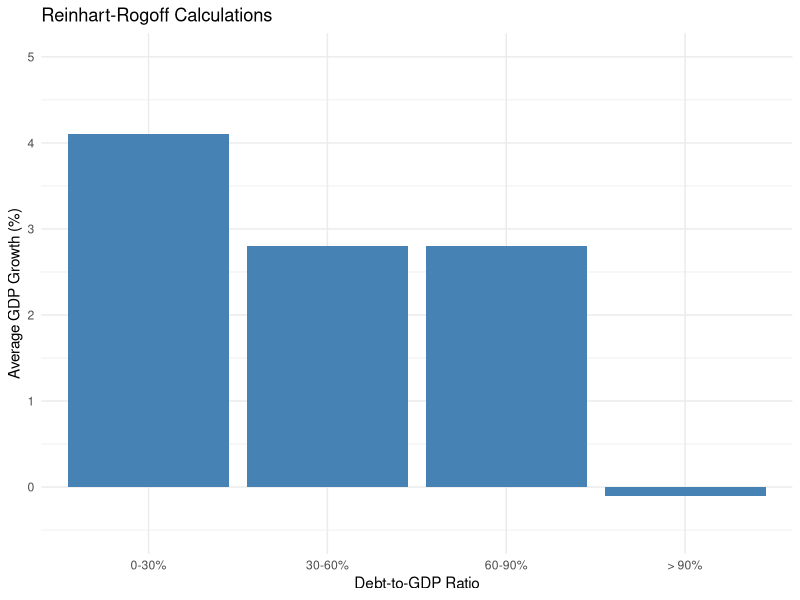
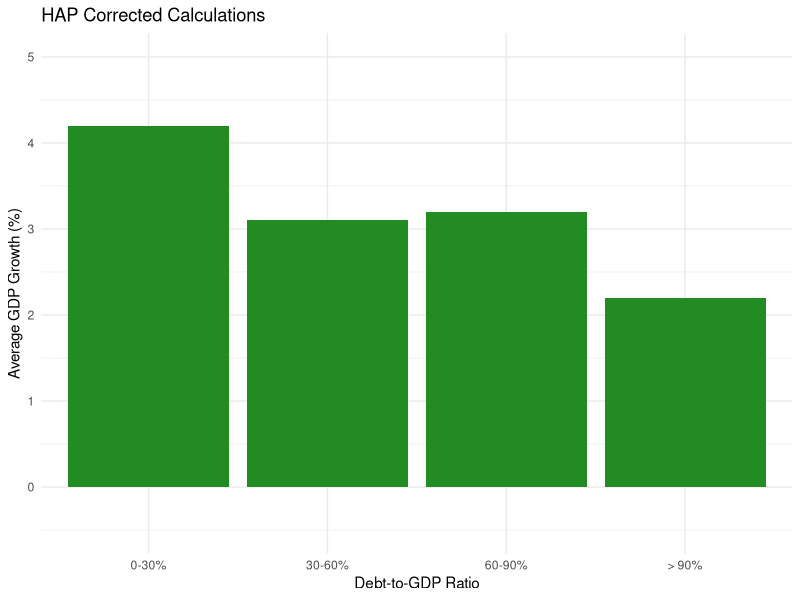

Here is the R script that generated these plots, in order: (Note: this script raises an error after producing the figures.)
## ---- chunk 1
#| label: setup
#| echo: false

library(tidyverse)
## ---- chunk 2
#| echo: false

cats <- c("0-30%", "30-60%", "60-90%", "> 90%")
rr_calcs  <- c(4.1, 2.8, 2.8, -0.1)
hap_calcs <- c(4.2, 3.1, 3.2, 2.2)

rr_data <- tibble(debt_ratio = factor(cats, levels = cats), growth = rr_calcs)
hap_data <- tibble(debt_ratio = factor(cats, levels = cats), growth = hap_calcs)
## ---- chunk 3
#| echo: false
#| fig-height: 4

p1 <- ggplot(rr_data, aes(x = debt_ratio, y = growth)) +
  geom_col(fill = "steelblue") +
  coord_cartesian(ylim = c(-0.5, 5)) +
  labs(
    title = "Reinhart-Rogoff Calculations",
    x = "Debt-to-GDP Ratio",
    y = "Average GDP Growth (%)"
  ) +
  theme_minimal()

print(p1)

## ---- chunk 4
#| echo: false
#| fig-height: 4

p2 <- ggplot(hap_data, aes(x = debt_ratio, y = growth)) +
  geom_col(fill = "forestgreen") +
  coord_cartesian(ylim = c(-0.5, 5)) +
  labs(
    title = "HAP Corrected Calculations",
    x = "Debt-to-GDP Ratio",
    y = "Average GDP Growth (%)"
  ) +
  theme_minimal()

print((p2))

## ---- chunk 5
#| echo: false

raw_data <- tibble(
  id = 1:100,
  education = sample(c(9:20), size = 100, replace = T),
  wage = sample(c(15:200), size = 100, replace = T),
  age = sample(c(18:65), size = 100, replace = T)
)

knitr::kable(raw_data[1:5,])
## ---- chunk 6
#| echo: false

# Create problematic data for demonstration
problem_data <- tibble(
  Variable = c("Education (years)", "Wage ($/hr)", "Age"),
  N = c(100, 100, 100),
  Mean = c(14.2, 48.2, 35.4),
  Min = c(-5, 8, 22),
  Max = c(20, 850, 200)
)

knitr::kable(problem_data, align = "lcccc")
## ---- chunk 7
#| echo: true
#| output-location: fragment

118 + 32

## ---- chunk 8
#| echo: true
#| output-location: fragment

4.65 * 9.37

## ---- chunk 9
#| echo: true
#| output-location: fragment

(8 + 2.94) * (654.1 / 98)

## ---- chunk 10
#| echo: true
#| output-location: fragment

5 * 3.4

# Solution: 17

## ---- chunk 11
#| echo: true
#| output-location: fragment

x <- 3
x

## ---- chunk 12
#| echo: true
#| output-location: fragment

y <- 5
y

## ---- chunk 13
#| echo: true
#| output-location: fragment

x + y

## ---- chunk 14
#| echo: true
#| output-location: fragment

# Numeric: numbers for calculations
age <- 25
price <- 19.99
temperature <- -5.2

# Math works naturally
age * price
price * 1.08

## ---- chunk 15
#| echo: true
#| error: true
#| output-location: fragment

# Character: text strings (always in quotes)
name <- "Boston"
greeting <- 'Hello World'

# Can't do math on text!
name + greeting
## ---- chunk 16
#| echo: true
#| output-location: fragment

ages <- c(19, 20, 21, 22, 20, 19)
ages

## ---- chunk 17
#| echo: true
#| output-location: fragment
ages + 10

## ---- chunk 18
#| echo: true
#| output-location: fragment
primes <- c(2, 3, 5, 7, 11, 13)

ages + primes

## ---- chunk 19
#| echo: true
#| output-location: fragment
students <- c("Ana", "Ben", "Cara", "Dev", "Eli", "Fay")
students

## ---- chunk 20
#| echo: true
#| output-location: fragment
paste(students, "is", ages, "years old")

## ---- chunk 21
#| echo: true
#| output-location: fragment

seq(from = 1, to = 30, by = 3)


## ---- chunk 22
#| echo: true
#| output-location: fragment

mtcars
## ---- chunk 23
#| echo: true
#| output-location: fragment

head(mtcars, 4)
## ---- chunk 24
#| echo: true
#| output-location: fragment

head(mtcars$mpg, 10)

## ---- chunk 25
#| output-location: fragment

# Take mtcars AND THEN filter to high-mpg cars
mtcars |> filter(mpg > 25)
## ---- chunk 26
#| output-location: fragment
head(mtcars$mpg > 25, 10)
## ---- chunk 27
#| output-location: fragment

mtcars |>
  filter(mpg > 25)
## ---- chunk 28
#| output-location: fragment

mtcars |>
  filter(cyl == 4, mpg > 25)
## ---- chunk 29
#| output-location: fragment

mtcars |>
  filter(cyl == 4 | cyl == 8) |>
  head(4)
## ---- chunk 30
#| output-location: fragment

mtcars |>
  select(mpg, cyl, wt)

## ---- chunk 31
#| output-location: fragment

mtcars |>
  mutate(kmpl = mpg * 0.425)
## ---- chunk 32
#| output-location: fragment

mtcars |>
  filter(cyl == 4) |>
  mutate(kmpl = mpg * 0.425) |>
  select(mpg, kmpl, wt)
## ---- chunk 33
#| output-location: fragment

# Create a new dataset with only efficient 4-cylinder cars
efficient_cars <- mtcars |>
  filter(cyl == 4, mpg > 25) |>
  select(mpg, hp, wt)

efficient_cars
## ---- chunk 34
#| output-location: fragment

mean(mtcars$mpg)
## ---- chunk 35
#| output-location: fragment

sd(mtcars$mpg)
## ---- chunk 36
#| output-location: fragment

min(mtcars$mpg)
## ---- chunk 37
#| output-location: fragment

sum(is.na(airquality$Ozone))
## ---- chunk 38
#| output-location: fragment

mean(airquality$Ozone)
## ---- chunk 39
#| output-location: fragment

mean(airquality$Ozone, na.rm = TRUE)
## ---- chunk 40
#| output-location: fragment

mtcars |>
  summarize(
    mean_mpg = mean(mpg),
    sd_mpg = sd(mpg),
    n = n()
  )
## ---- chunk 41
#| output-location: fragment

mtcars |>
  group_by(cyl) |>
  summarize(
    mean_mpg = mean(mpg),
    mean_hp = mean(hp),
    n = n()
  )
## ---- chunk 42
#| output-location: fragment

mpg_by_cyl <- mtcars |>
  group_by(cyl) |>
  summarize(
    mean_mpg = mean(mpg),
    sd_mpg = sd(mpg)
  )

mpg_by_cyl
## ---- chunk 43
#| output-location: fragment

mtcars |>
  count(cyl)
## ---- chunk 44
#| output-location: fragment

mtcars |>
  count(cyl, am)
## ---- chunk 45
#| output-location: fragment

mtcars |>
  arrange(desc(mpg)) |>
  select(mpg, cyl, hp)

## ---- chunk 46
#| output-location: fragment

summary(mtcars)
## ---- chunk 47
#| output-location: fragment

glimpse(mtcars)
## ---- chunk 48
#| output-location: fragment

mtcars |>
  summarize(mean_hp = mean(hp))
## ---- chunk 49
#| output-location: fragment

mtcars |>
  group_by(gear) |>
  summarize(mean_mpg = mean(mpg))
## ---- chunk 50
#| output-location: fragment

mtcars |>
  arrange(desc(hp)) |>
  select(mpg, hp, wt) |>
  head(1)
## ---- chunk 51
#| output-location: fragment

mtcars |>
  filter(wt < 3) |>
  summarize(
    mean_qsec = mean(qsec),
    sd_qsec = sd(qsec),
    n = n()
  )
## ---- chunk 52
#| echo: false

library(palmerpenguins)
## ---- chunk 53
#| output-location: fragment

glimpse(penguins)
## ---- chunk 54
#| output-location: fragment
#| fig-height: 3.5

ggplot(data = penguins)
## ---- chunk 55
#| output-location: fragment
#| fig-height: 3.5

ggplot(data = penguins) +
  geom_point(aes(x = flipper_length_mm, y = body_mass_g))
## ---- chunk 56
#| output-location: fragment
#| fig-height: 4

ggplot(data = penguins) +
  geom_point(aes(x = flipper_length_mm, y = body_mass_g, color = species))
## ---- chunk 57
#| output-location: fragment
#| fig-height: 3.5

ggplot(data = penguins) +
  geom_point(aes(x = flipper_length_mm, y = body_mass_g, color = species)) +
  geom_smooth(aes(x = flipper_length_mm, y = body_mass_g), method = "lm")
## ---- chunk 58
#| output-location: fragment
#| fig-height: 3

ggplot(data = penguins) +
  geom_point(aes(x = flipper_length_mm, y = body_mass_g, color = species)) +
  geom_smooth(aes(x = flipper_length_mm, y = body_mass_g), method = "lm") +
  labs(
    title = "Body Mass and Flipper Length",
    x = "Flipper Length (mm)",
    y = "Body Mass (g)",
    color = "Species"
  ) +
  theme_minimal()
## ---- chunk 59
#| output-location: fragment
#| fig-height: 3.5

ggplot(penguins) +
  geom_histogram(aes(x = body_mass_g), binwidth = 200,
                 fill = "steelblue", alpha = 0.7) +
  labs(title = "Distribution of Penguin Body Mass",
       x = "Body Mass (g)", y = "Count") +
  theme_minimal()
## ---- chunk 60
#| echo: false
#| layout-ncol: 3
#| fig-height: 3

ggplot(penguins) +

  geom_histogram(aes(x = body_mass_g), binwidth = 100, fill = "steelblue", alpha = 0.7) +
  labs(title = "binwidth = 100", x = "Body Mass (g)", y = "Count") +
  theme_minimal()

ggplot(penguins) +
  geom_histogram(aes(x = body_mass_g), binwidth = 200, fill = "steelblue", alpha = 0.7) +
  labs(title = "binwidth = 200", x = "Body Mass (g)", y = "Count") +
  theme_minimal()

ggplot(penguins) +
  geom_histogram(aes(x = body_mass_g), binwidth = 500, fill = "steelblue", alpha = 0.7) +
  labs(title = "binwidth = 500", x = "Body Mass (g)", y = "Count") +
  theme_minimal()
## ---- chunk 61
#| output-location: fragment
#| fig-height: 3

ggplot(penguins) +
  geom_histogram(aes(x = flipper_length_mm), binwidth = 5,
                 fill = "steelblue", alpha = 0.7) +
  labs(x = "Flipper Length (mm)", y = "Count") +
  theme_minimal()
## ---- chunk 62
#| output-location: fragment
#| fig-height: 3

ggplot(penguins) +
  geom_point(aes(x = bill_length_mm, y = bill_depth_mm)) +
  labs(x = "Bill Length (mm)", y = "Bill Depth (mm)") +
  theme_minimal()
## ---- chunk 63
#| output-location: fragment
#| fig-height: 3

ggplot(penguins) +
  geom_point(aes(x = bill_length_mm, y = bill_depth_mm, color = species)) +
  labs(x = "Bill Length (mm)", y = "Bill Depth (mm)", color = "Species") +
  theme_minimal()
